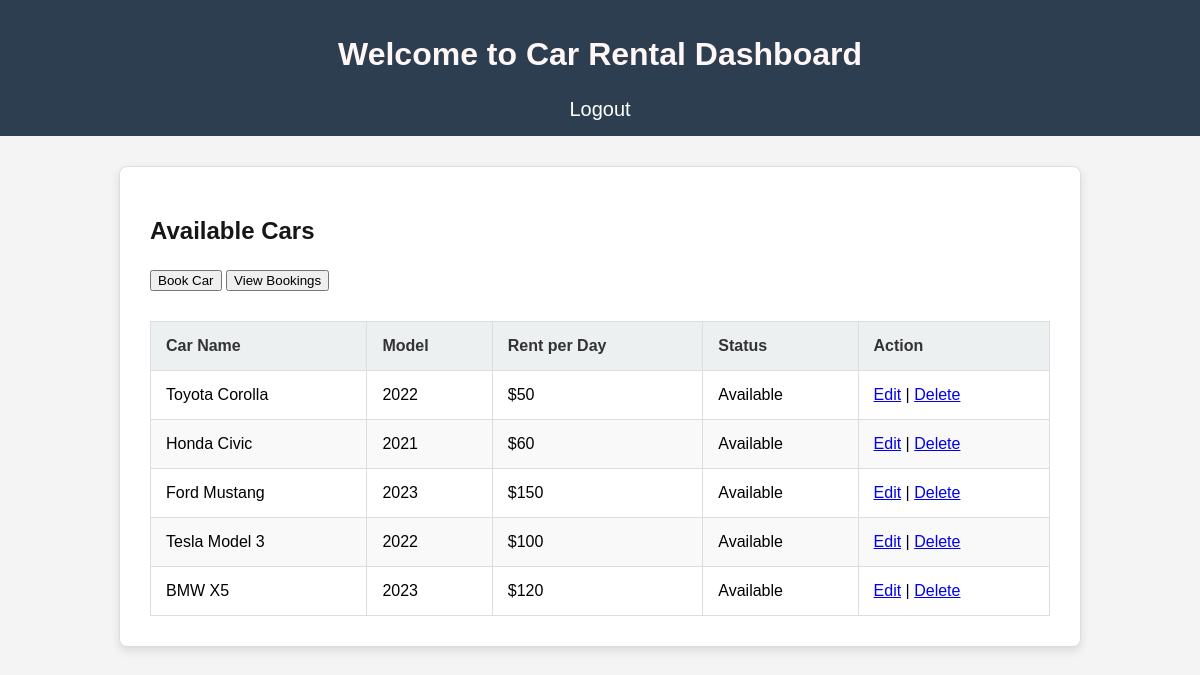
/dashboard.php (signed in), run on the app's committed database.
### tables this page shows
CREATE TABLE IF NOT EXISTS cars (
    id INT AUTO_INCREMENT PRIMARY KEY,
    name VARCHAR(100) NOT NULL,
    model VARCHAR(100) NOT NULL,
    rent_per_day FLOAT NOT NULL,
    status ENUM('Available', 'Booked') DEFAULT 'Available',
    created_at TIMESTAMP DEFAULT CURRENT_TIMESTAMP
);

### dashboard.php (the view, shortened to what this page needs)
<?php
include 'config.php';
$query = "SELECT * FROM cars";
$result = $conn->query($query);
?>
<!DOCTYPE html>
<html lang="en">
<head>
    <link rel="stylesheet" href="assets/css/style.css">
</head>
<body>
    <header>
        <h1>Welcome to Car Rental Dashboard</h1>
        <a href="logout.php">Logout</a>
    </header>
    <div class="container">
        <h2>Available Cars</h2>
        <a href="book_car.php" class="add-car-btn"><button>Book Car</button></a>
        <a href="bookings.php" class="view-bookings-btn"><button>View Bookings</button></a>
        <table class="table">
            <thead>
                <tr>
                    <th>Car Name</th>
                    <th>Model</th>
                    <th>Rent per Day</th>
                    <th>Status</th>
                    <th>Action</th>
                </tr>
            </thead>
            <tbody>
                <?php while ($row = $result->fetch_assoc()) { ?>
                    <tr>
                        <td><?php echo $row['name']; ?></td>
                        <td><?php echo $row['model']; ?></td>
                        <td>$<?php echo $row['rent_per_day']; ?></td>
                        <td><?php echo $row['status']; ?></td>
                        <td>
                            <a href="edit_car.php?id=<?php echo $row['id']; ?>">Edit</a> |
                            <a href="delete_car.php?id=<?php echo $row['id']; ?>">Delete</a>
                        </td>
                    </tr>
                <?php } ?>
            </tbody>
        </table>
    </div>
</body>
</html>

### assets/css/style.css (style rules this page uses)
body { font-family: 'Arial', sans-serif; margin: 0; padding: 0; background-color: #f4f4f4; }
header { background-color: #2c3e50; color: #fff; padding: 15px 30px; text-align: center; }
header a { color: #fff; text-decoration: none; font-size: 20px; margin: 0 15px; }
.container { max-width: 900px; margin: 30px auto; padding: 30px; background-color: #fff; border: 1px solid #ddd; border-radius: 8px; box-shadow: 0 4px 10px rgba(0, 0, 0, 0.1); }
h1 { color: #fff6f6; margin-bottom: 25px; }
h2 { color: #171616; margin-bottom: 25px; }
.table { width: 100%; border-collapse: collapse; margin-top: 30px; }
.table th, .table td { border: 1px solid #ddd; padding: 15px; text-align: left; font-size: 16px; }
.table th { background-color: #ecf0f1; color: #333; }
.table tr:nth-child(even) { background-color: #f9f9f9; }

### data on the page
cars: name "Toyota Corolla", model "2022", rent_per_day "50", status "Available"
cars: name "Honda Civic", model "2021", rent_per_day "60", status "Available"
cars: name "Ford Mustang", model "2023", rent_per_day "150", status "Available"
cars: name "Tesla Model 3", model "2022", rent_per_day "100", status "Available"
cars: name "BMW X5", model "2023", rent_per_day "120", status "Available"
